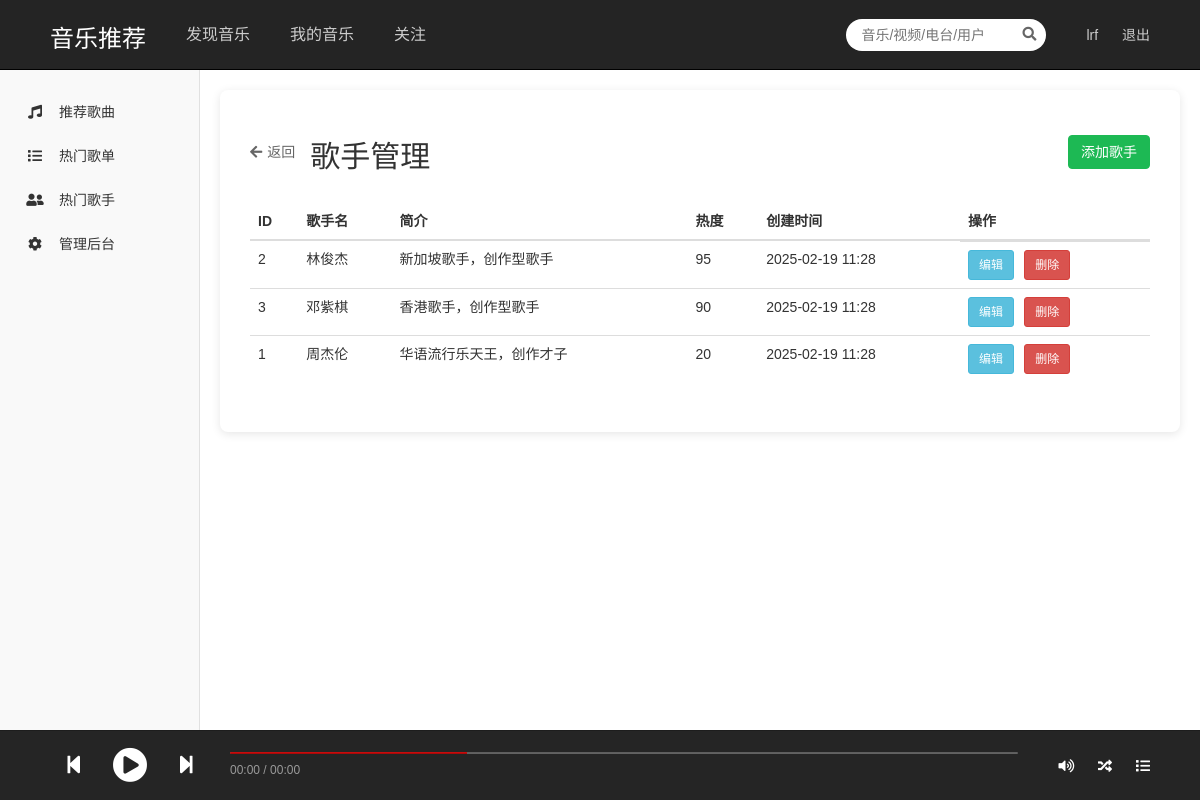
/management/artists/ (signed in), run on the app's committed database.
### app01/models.py (models this page shows, shortened)
class Artist(models.Model):
    name = models.CharField(max_length=100, verbose_name='歌手名')
    introduction = models.TextField(blank=True, verbose_name='简介')
    avatar = models.URLField(blank=True, verbose_name='头像URL')
    popularity = models.IntegerField(default=0, verbose_name='热度')
    create_time = models.DateTimeField(auto_now_add=True, verbose_name='创建时间')
    update_time = models.DateTimeField(auto_now=True, verbose_name='更新时间')
    class Meta:
        verbose_name = '歌手'
        verbose_name_plural = verbose_name

### app01/views.py (the view)
    def wrapper(request, *args, **kwargs):
        if not request.session.get('user_id'):
            messages.error(request, '请先登录')
            return redirect('login')
        return view_func(request, *args, **kwargs)

### app01/views.py (called while the page is built, shortened)
def login_required(view_func):
    def wrapper(request, *args, **kwargs):
        if not request.session.get('user_id'):
            messages.error(request, '请先登录')
            return redirect('login')
        return view_func(request, *args, **kwargs)
    return wrapper

@login_required
def artist_management(request):
    artists = Artist.objects.all().order_by('-popularity')
    return render(request, 'artist_management.html', {'artists': artists})

### app01/templates/artist_management.html (shortened to what this page needs)
{% extends 'base.html' %}
{% load static %}
{% block content %}
<div class="artist-container">
    <div class="header-section">
        <div class="title-section">
            <a href="{% url 'admin_dashboard' %}" class="back-btn">
                <i class="fas fa-arrow-left"></i> 返回
            </a>
            <h2>歌手管理</h2>
        </div>
        <button type="button" class="btn btn-primary" data-toggle="modal" data-target="#addArtistModal">
            添加歌手
        </button>
    </div>
    <div class="table-responsive">
        <table class="table">
            <thead>
                <tr>
                    <th>ID</th>
                    <th>歌手名</th>
                    <th>简介</th>
                    <th>热度</th>
                    <th>创建时间</th>
                    <th>操作</th>
                </tr>
            </thead>
            <tbody>
                {% for artist in artists %}
                <tr>
                    <td>{{ artist.id }}</td>
                    <td>{{ artist.name }}</td>
                    <td>{{ artist.introduction|truncatechars:50 }}</td>
                    <td>{{ artist.popularity }}</td>
                    <td>{{ artist.create_time|date:"Y-m-d H:i" }}</td>
                    <td class="action-btns">
                        <button class="btn btn-sm btn-info" onclick="editArtist({{ artist.id }})">编辑</button>
                        <button class="btn btn-sm btn-danger" onclick="deleteArtist({{ artist.id }})">删除</button>
                    </td>
                </tr>
                {% endfor %}
            </tbody>
        </table>
    </div>
</div>
{% endblock %}

### app01/static/css/style.css (style rules this page uses)
body { min-height: 100vh; display: flex; flex-direction: column; background-color: #f5f5f5; padding-bottom: 80px; }
.btn-primary { background-color: #1DB954; border-color: #1DB954; }
body { font-family: Arial, sans-serif; background: #f5f5f5; margin: 0; padding: 0; }

### app01/templates/artist_management.html (style rules this page uses)
.artist-container { padding: 30px; background: #fff; border-radius: 8px; box-shadow: 0 2px 10px rgba(0,0,0,0.1); }
.header-section { display: flex; justify-content: space-between; align-items: center; margin-bottom: 20px; }
.title-section { display: flex; align-items: center; gap: 15px; }
.back-btn { color: #666; text-decoration: none; display: flex; align-items: center; gap: 5px; }
.table-responsive { margin-top: 20px; }
.action-btns { display: flex; gap: 10px; }

### data on the page
Artist: id "2", name "林俊杰", introduction "新加坡歌手，创作型歌手", popularity "95", create_time "2025-02-19 11:28"
Artist: id "3", name "邓紫棋", introduction "香港歌手，创作型歌手", popularity "90", create_time "2025-02-19 11:28"
Artist: id "1", name "周杰伦", introduction "华语流行乐天王，创作才子", popularity "20", create_time "2025-02-19 11:28"

### other printed values
{{ request.session.username }} "lrf"
